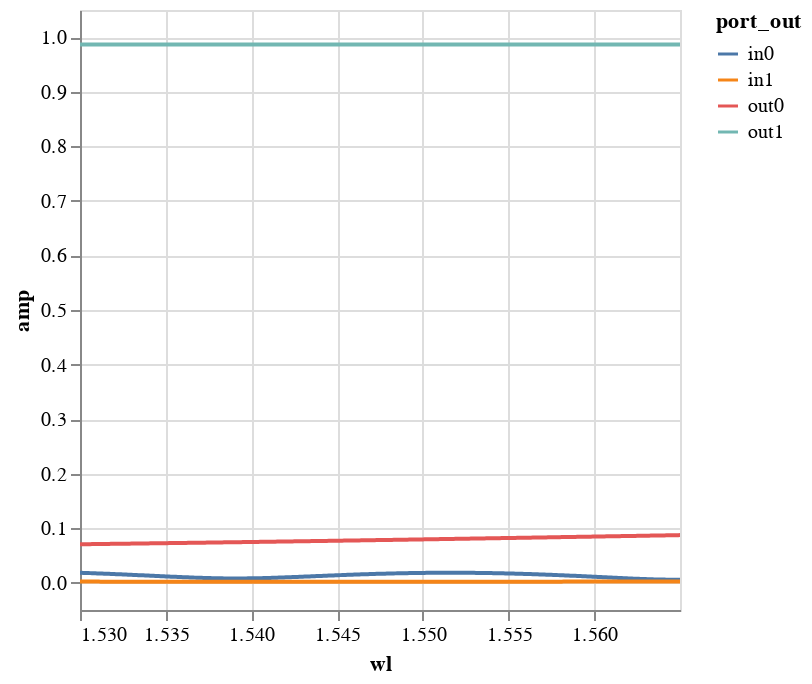

Notebook code cell kept with this figure:
### Markdown cell above
We can plot this result (note: we're plotting amplitudes now):

### Code cell
wl = sax.wl_c()
result = dc_model(wl=wl)
df = (
    sax.to_df(result, wl=wl)
    .query('port_in=="in0"')
    .drop(columns=["port_in", "mode_in", "mode_out"])
    .reset_index(drop=True)
)
chart = (
    alt.Chart(df)
    .mark_line()
    .encode(
        x=alt.X("wl", scale=alt.Scale(domain=(df["wl"].min(), df["wl"].max()))),
        y=alt.Y("amp", scale=alt.Scale(domain=(-0.05, 1.05))),
        color="port_out",
    )
    .properties(width="container")
).interactive()
chart

### Figure 1 — Vega-Lite specification as saved in the notebook (floating-point values rounded to 4 significant figures; data arrays with more than 128 entries replaced by an {"elided": "..."} marker saying what was removed)
{"config": {"view": {"continuousWidth": 300, "continuousHeight": 300}}, "data": {"name": "data-1a47dd9c495f04f3c0a28626789fb3e6"}, "mark": {"type": "line"}, "encoding": {"color": {"field": "port_out", "type": "nominal"}, "x": {"field": "wl", "scale": {"domain": [1.53, 1.565]}, "type": "quantitative"}, "y": {"field": "amp", "scale": {"domain": [-0.05, 1.05]}, "type": "quantitative"}}, "params": [{"name": "param_1e9efca18e7a2868", "select": {"type": "interval", "encodings": ["x", "y"]}, "bind": "scales"}], "width": "container", "$schema": "https://vega.github.io/schema/vega-lite/v6.1.0.json", "datasets": {"data-1a47dd9c495f04f3c0a28626789fb3e6": {"elided": "1404 records"}}}
